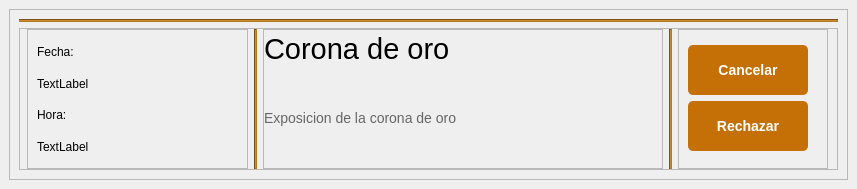
<?xml version="1.0" encoding="UTF-8"?>
<ui version="4.0">
 <class>MainWindow</class>
 <widget class="QMainWindow" name="MainWindow">
  <property name="geometry">
   <rect>
    <x>0</x>
    <y>0</y>
    <width>857</width>
    <height>189</height>
   </rect>
  </property>
  <property name="windowTitle">
   <string>MainWindow</string>
  </property>
  <widget class="QWidget" name="centralwidget">
   <layout class="QVBoxLayout" name="verticalLayout_4">
    <item>
     <widget class="QFrame" name="frame_cancelacionEvento">
      <property name="frameShape">
       <enum>QFrame::StyledPanel</enum>
      </property>
      <property name="frameShadow">
       <enum>QFrame::Raised</enum>
      </property>
      <layout class="QGridLayout" name="gridLayout_2">
       <item row="0" column="0">
        <widget class="Line" name="line">
         <property name="styleSheet">
          <string notr="true">background-color: rgb(178, 121, 36);</string>
         </property>
         <property name="orientation">
          <enum>Qt::Horizontal</enum>
         </property>
        </widget>
       </item>
       <item row="1" column="0">
        <widget class="QFrame" name="base_horas_eventos">
         <property name="maximumSize">
          <size>
           <width>16777215</width>
           <height>200</height>
          </size>
         </property>
         <property name="frameShape">
          <enum>QFrame::StyledPanel</enum>
         </property>
         <property name="frameShadow">
          <enum>QFrame::Raised</enum>
         </property>
         <layout class="QHBoxLayout" name="horizontalLayout_7">
          <property name="leftMargin">
           <number>7</number>
          </property>
          <property name="topMargin">
           <number>0</number>
          </property>
          <property name="rightMargin">
           <number>9</number>
          </property>
          <property name="bottomMargin">
           <number>0</number>
          </property>
          <item>
           <widget class="QFrame" name="frame_3">
            <property name="minimumSize">
             <size>
              <width>200</width>
              <height>0</height>
             </size>
            </property>
            <property name="maximumSize">
             <size>
              <width>250</width>
              <height>16777215</height>
             </size>
            </property>
            <property name="frameShape">
             <enum>QFrame::StyledPanel</enum>
            </property>
            <property name="frameShadow">
             <enum>QFrame::Raised</enum>
            </property>
            <layout class="QVBoxLayout" name="verticalLayout">
             <item>
              <widget class="QLabel" name="label_2">
               <property name="text">
                <string>Fecha:</string>
               </property>
              </widget>
             </item>
             <item>
              <widget class="QLabel" name="label_fecha">
               <property name="text">
                <string>TextLabel</string>
               </property>
              </widget>
             </item>
             <item>
              <widget class="QLabel" name="label_3">
               <property name="text">
                <string>Hora: </string>
               </property>
              </widget>
             </item>
             <item>
              <widget class="QLabel" name="label_hora">
               <property name="text">
                <string>TextLabel</string>
               </property>
              </widget>
             </item>
            </layout>
           </widget>
          </item>
          <item>
           <widget class="Line" name="line_4">
            <property name="maximumSize">
             <size>
              <width>16777215</width>
              <height>16777215</height>
             </size>
            </property>
            <property name="styleSheet">
             <string notr="true">background-color: rgb(178, 121, 36);</string>
            </property>
            <property name="orientation">
             <enum>Qt::Vertical</enum>
            </property>
           </widget>
          </item>
          <item>
           <widget class="QFrame" name="frame_2">
            <property name="minimumSize">
             <size>
              <width>400</width>
              <height>0</height>
             </size>
            </property>
            <property name="frameShape">
             <enum>QFrame::StyledPanel</enum>
            </property>
            <property name="frameShadow">
             <enum>QFrame::Raised</enum>
            </property>
            <layout class="QVBoxLayout" name="verticalLayout_2">
             <property name="spacing">
              <number>0</number>
             </property>
             <property name="leftMargin">
              <number>0</number>
             </property>
             <property name="topMargin">
              <number>0</number>
             </property>
             <property name="rightMargin">
              <number>0</number>
             </property>
             <property name="bottomMargin">
              <number>0</number>
             </property>
             <item>
              <widget class="QLabel" name="label_titulo">
               <property name="font">
                <font>
                 <pointsize>22</pointsize>
                 <bold>false</bold>
                </font>
               </property>
               <property name="text">
                <string>Corona de oro</string>
               </property>
              </widget>
             </item>
             <item>
              <widget class="QLabel" name="label_descripcion">
               <property name="minimumSize">
                <size>
                 <width>0</width>
                 <height>100</height>
                </size>
               </property>
               <property name="maximumSize">
                <size>
                 <width>16777215</width>
                 <height>100</height>
                </size>
               </property>
               <property name="styleSheet">
                <string notr="true">.QLabel{
    font-size: 14px; /* Tamaño de fuente normal */
    color: #666; /* Color de texto más claro */
}</string>
               </property>
               <property name="text">
                <string>Exposicion de la corona de oro</string>
               </property>
              </widget>
             </item>
            </layout>
           </widget>
          </item>
          <item>
           <widget class="Line" name="line_5">
            <property name="styleSheet">
             <string notr="true">background-color: rgb(178, 121, 36);</string>
            </property>
            <property name="orientation">
             <enum>Qt::Vertical</enum>
            </property>
           </widget>
          </item>
          <item>
           <widget class="QFrame" name="frame">
            <property name="minimumSize">
             <size>
              <width>150</width>
              <height>0</height>
             </size>
            </property>
            <property name="maximumSize">
             <size>
              <width>100</width>
              <height>16777215</height>
             </size>
            </property>
            <property name="frameShape">
             <enum>QFrame::StyledPanel</enum>
            </property>
            <property name="frameShadow">
             <enum>QFrame::Raised</enum>
            </property>
            <layout class="QVBoxLayout" name="verticalLayout_3">
             <property name="spacing">
              <number>0</number>
             </property>
             <item>
              <widget class="QPushButton" name="boton_CancelarEvento">
               <property name="minimumSize">
                <size>
                 <width>120</width>
                 <height>0</height>
                </size>
               </property>
               <property name="maximumSize">
                <size>
                 <width>120</width>
                 <height>50</height>
                </size>
               </property>
               <property name="baseSize">
                <size>
                 <width>0</width>
                 <height>0</height>
                </size>
               </property>
               <property name="styleSheet">
                <string notr="true">/* Estilo para QPushButton */
.QPushButton {
    background-color: #c57007; /* Color de fondo */
    color: white; /* Color de texto */
    border: none; /* Sin borde */
    border-radius: 5px; /* Esquinas redondeadas */
    padding: 8px 16px; /* Espaciado interno */
    font-size: 14px; /* Tamaño de fuente */
    font-weight: bold; /* Fuente en negrita */
}

.QPushButton:hover {
     color: #fff; /* Color del texto al pasar el cursor */
    background-color:#f49011 ;/* Cambiar el color de fondo al pasar el mouse */
    border-color:#f49011;/* Cambia el color de fondo al pasar el mouse */
}

QPushButton:presset{
	 background-color: #c57007;
}
</string>
               </property>
               <property name="text">
                <string>Cancelar</string>
               </property>
              </widget>
             </item>
             <item>
              <widget class="QPushButton" name="Boton_rechazarCancelacion">
               <property name="minimumSize">
                <size>
                 <width>120</width>
                 <height>50</height>
                </size>
               </property>
               <property name="maximumSize">
                <size>
                 <width>120</width>
                 <height>16777215</height>
                </size>
               </property>
               <property name="styleSheet">
                <string notr="true">/* Estilo para QPushButton */
.QPushButton {
    background-color: #c57007; /* Color de fondo */
    color: white; /* Color de texto */
    border: none; /* Sin borde */
    border-radius: 5px; /* Esquinas redondeadas */
    padding: 8px 16px; /* Espaciado interno */
    font-size: 14px; /* Tamaño de fuente */
    font-weight: bold; /* Fuente en negrita */
}

.QPushButton:hover {
     color: #fff; /* Color del texto al pasar el cursor */
    background-color:#f49011 ;/* Cambiar el color de fondo al pasar el mouse */
    border-color:#f49011;/* Cambia el color de fondo al pasar el mouse */
}

QPushButton:presset{
	 background-color: #c57007;
}
</string>
               </property>
               <property name="text">
                <string>Rechazar</string>
               </property>
              </widget>
             </item>
            </layout>
           </widget>
          </item>
         </layout>
        </widget>
       </item>
      </layout>
     </widget>
    </item>
   </layout>
  </widget>
 </widget>
 <resources/>
 <connections/>
</ui>
